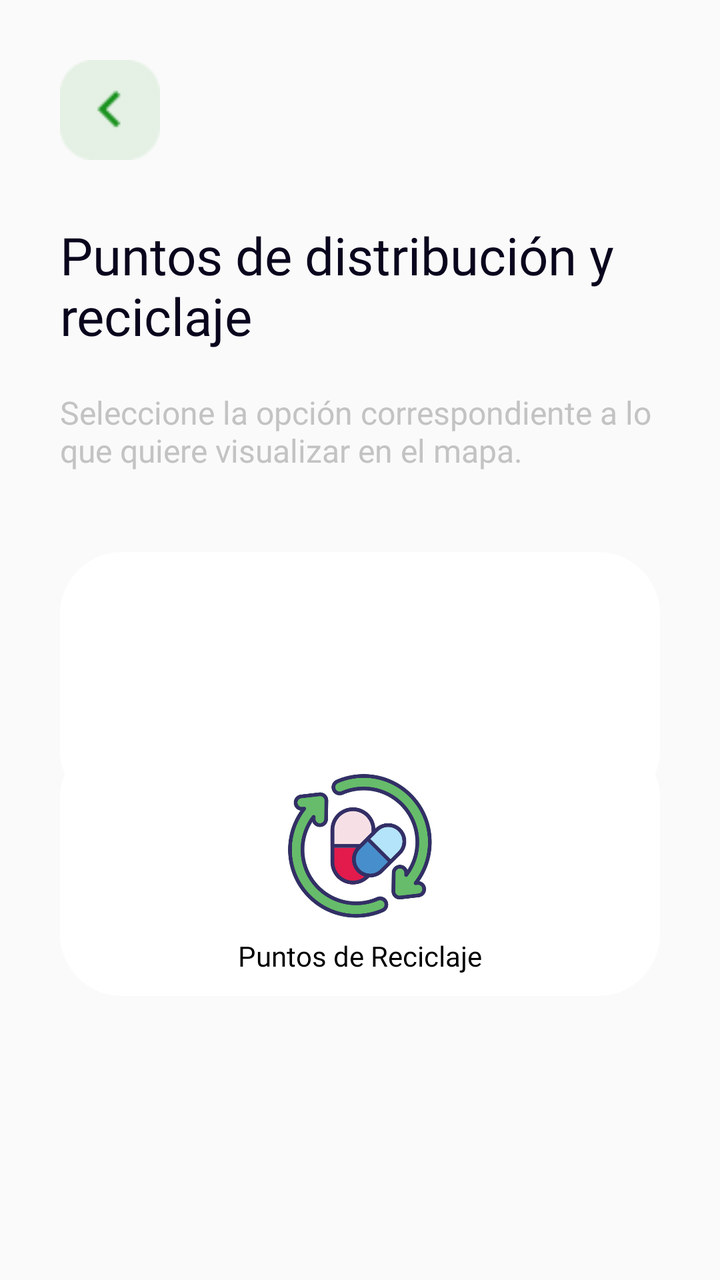
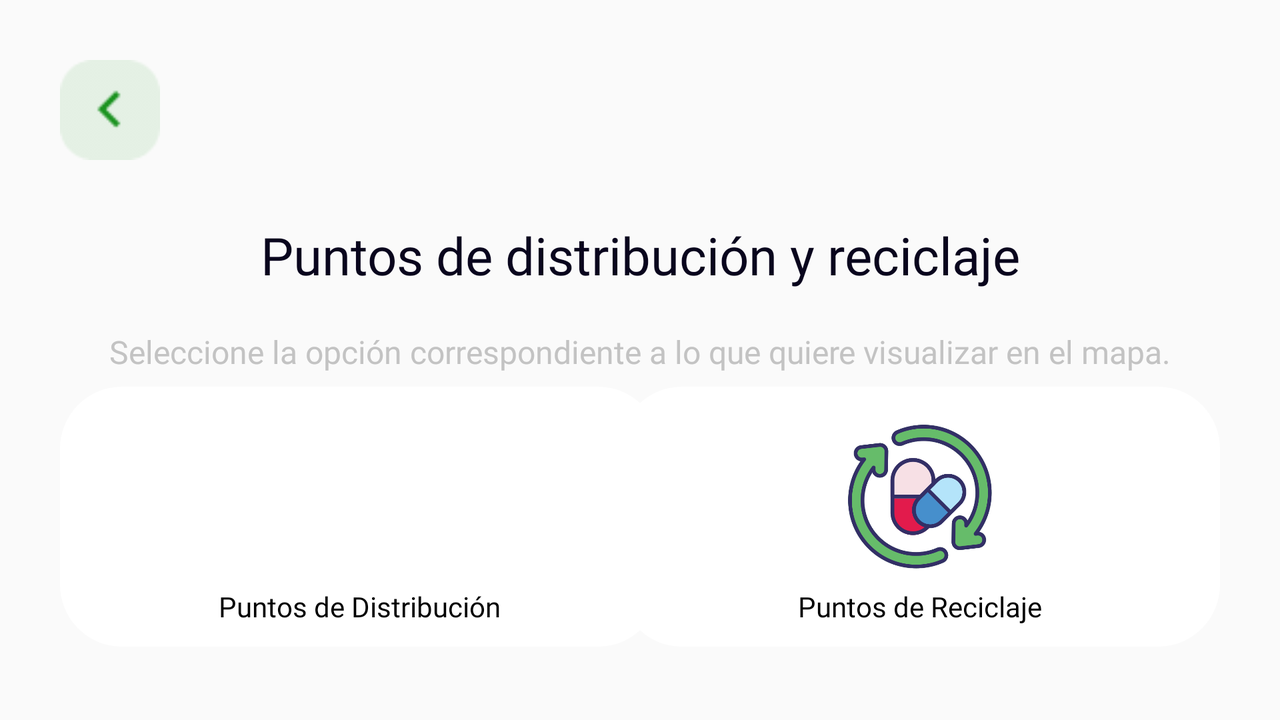

Compare how this app lays out the same screen by default and in its alternative resource folder. The renders come first, then the two layout files and the values they reference.
<!-- AndroidManifest.xml: application theme Theme.MedicaMeApp -->
<!-- res/layout/activity_distribucion_yreciclaje.xml -->
<?xml version="1.0" encoding="utf-8"?>
<androidx.constraintlayout.widget.ConstraintLayout xmlns:android="http://schemas.android.com/apk/res/android"
    xmlns:app="http://schemas.android.com/apk/res-auto"
    xmlns:tools="http://schemas.android.com/tools"
    android:layout_width="match_parent"
    android:layout_height="match_parent"
    android:padding="30dp"
    tools:context=".DistribucionYReciclaje">

    <Button
        android:id="@+id/backButtonDistribucionYReciclaje"
        android:layout_width="50sp"
        android:layout_height="50sp"
        android:background="@drawable/iconback"
        android:fontFamily="@font/roboto_bold"
        android:textColor="@color/buttonTextColor"
        android:textSize="20sp"
        app:layout_constraintStart_toStartOf="parent"
        app:layout_constraintTop_toTopOf="parent" >
    </Button>

    <TextView
        android:id="@+id/InstruccionInicialDistribucionYReciclaje"
        android:layout_width="wrap_content"
        android:layout_height="wrap_content"
        android:layout_marginTop="30dp"
        android:fontFamily="@font/roboto_bold"
        android:text="@string/InstruccionesInicialesDistribucionYReciclaje"
        android:textColor="@color/boldTextColor"
        android:textSize="26sp"
        app:layout_constraintEnd_toEndOf="parent"
        app:layout_constraintStart_toStartOf="parent"
        app:layout_constraintTop_toBottomOf="@+id/backButtonDistribucionYReciclaje"></TextView>

    <TextView
        android:id="@+id/InstruccionesSecundariasDistribucionYReciclaje"
        android:layout_width="wrap_content"
        android:layout_height="wrap_content"
        android:layout_marginTop="20dp"
        android:fontFamily="@font/roboto_medium"
        android:text="@string/InstruccionesSecundariasDistribucionYReciclaje"
        android:textColor="@color/regularTextColor"
        android:textSize="16sp"
        app:layout_constraintEnd_toEndOf="parent"
        app:layout_constraintStart_toStartOf="parent"
        app:layout_constraintTop_toBottomOf="@+id/InstruccionInicialDistribucionYReciclaje">
    </TextView>

    <FrameLayout
        android:id="@+id/framePuntosDeDistribucion"
        android:layout_width="match_parent"
        android:layout_height="130dp"
        android:layout_marginTop="40dp"
        android:background="@drawable/rounded_frame_layout"
        app:layout_constraintEnd_toEndOf="parent"
        app:layout_constraintStart_toStartOf="parent"
        app:layout_constraintTop_toBottomOf="@+id/InstruccionesSecundariasDistribucionYReciclaje">

        <ImageButton
            android:id="@+id/puntosDeDistribucionDistribucionYReciclaje"
            android:layout_width="80dp"
            android:layout_height="80dp"
            android:layout_gravity="center"
            android:layout_marginBottom="10dp"
            android:background="@color/white"
            android:contentDescription="Ver donde estan los puntos de distribucion"
            android:scaleType="fitCenter"
            app:srcCompat="@drawable/pharmacy" >
        </ImageButton>

        <TextView
            android:id="@+id/textoPuntosDeDistribucionDistribucionYReciclaje"
            android:layout_width="wrap_content"
            android:layout_height="wrap_content"
            android:layout_gravity="center"
            android:layout_marginTop="45dp"
            android:fontFamily="@font/roboto_medium"
            android:text="@string/PuntosDeDistribucionDistribucionYReciclaje"
            android:textColor="@color/black">
        </TextView>
    </FrameLayout>

    <FrameLayout
        android:layout_width="match_parent"
        android:layout_height="130dp"
        android:layout_marginBottom="150dp"
        android:background="@drawable/rounded_frame_layout"
        app:layout_constraintBottom_toBottomOf="parent"
        app:layout_constraintEnd_toEndOf="parent"
        app:layout_constraintStart_toStartOf="parent"
        app:layout_constraintTop_toBottomOf="@+id/framePuntosDeDistribucion">


        <ImageButton
            android:id="@+id/puntosDeReciclajeDistribucionYReciclaje"
            android:layout_width="80dp"
            android:layout_height="80dp"
            android:layout_gravity="center"
            android:layout_marginBottom="10dp"
            android:background="@color/white"
            android:contentDescription="Ver donde se encuentran los puntos de reciclaje"
            android:scaleType="fitCenter"
            app:srcCompat="@drawable/recyclepills" >
        </ImageButton>

        <TextView
            android:id="@+id/textoPuntosDeReciclajeDistribucionYReciclaje"
            android:layout_width="wrap_content"
            android:layout_height="wrap_content"
            android:layout_gravity="center"
            android:layout_marginTop="45dp"
            android:fontFamily="@font/roboto_medium"
            android:text="@string/PuntosDeReciclajeDistribucionYReciclaje"
            android:textColor="@color/black" >
        </TextView>
    </FrameLayout>


</androidx.constraintlayout.widget.ConstraintLayout>
<!-- resources referenced by this layout -->
<resources>
  <color name="black">#FF000000</color>
  <color name="boldTextColor">#09051D</color>
  <color name="buttonTextColor">#1B911F</color>
  <color name="regularTextColor">#C3C3C3</color>
  <color name="white">#FFFFFFFF</color>
  <!-- drawable iconback: png bitmap (drawable, 871 bytes) -->
  <!-- drawable recyclepills: png bitmap (drawable, 48447 bytes) -->
  <!-- drawable rounded_frame_layout (drawable) -->
  <?xml version="1.0" encoding="UTF-8"?>
  <shape xmlns:android="http://schemas.android.com/apk/res/android">
      <solid android:color="#FFFFFF"/>
  
      <stroke android:width="2dp"
          android:color="#FFFFFF"/>
  
      <padding android:left="2dp"
          android:top="2dp"
          android:right="2dp"
          android:bottom="2dp"/>
  
      <corners android:radius="30dp" />
  </shape>
  <string name="InstruccionesInicialesDistribucionYReciclaje">Puntos de distribución y reciclaje</string>
  <string name="InstruccionesSecundariasDistribucionYReciclaje">Seleccione la opción correspondiente a lo que quiere visualizar en el mapa.</string>
  <string name="PuntosDeDistribucionDistribucionYReciclaje">Puntos de Distribución</string>
  <string name="PuntosDeReciclajeDistribucionYReciclaje">Puntos de Reciclaje</string>
  <style name="Theme.MedicaMeApp" parent="Theme.AppCompat.Light.NoActionBar">
          
          <item name="colorPrimary">@color/purple_500</item>
          <item name="colorPrimaryVariant">@color/purple_700</item>
          <item name="colorOnPrimary">@color/white</item>
          
          <item name="colorSecondary">@color/teal_200</item>
          <item name="colorSecondaryVariant">@color/teal_700</item>
          <item name="colorOnSecondary">@color/black</item>
          
          <item name="android:statusBarColor">?attr/colorPrimaryVariant</item>
          
      </style>
  <color name="purple_500">#FF6200EE</color>
  <color name="purple_700">#FF3700B3</color>
  <color name="teal_200">#FF03DAC5</color>
  <color name="teal_700">#FF018786</color>
</resources>
<!-- res/layout-land/activity_distribucion_yreciclaje.xml (the repository's variant of the layout above) -->
<!-- drawn on the phone turned sideways -->
<?xml version="1.0" encoding="utf-8"?>
<androidx.constraintlayout.widget.ConstraintLayout xmlns:android="http://schemas.android.com/apk/res/android"
    xmlns:app="http://schemas.android.com/apk/res-auto"
    xmlns:tools="http://schemas.android.com/tools"
    android:layout_width="match_parent"
    android:layout_height="match_parent"
    android:padding="30dp"
    tools:context=".DistribucionYReciclaje">

    <Button
        android:id="@+id/backButtonDistribucionYReciclaje"
        android:layout_width="50sp"
        android:layout_height="50sp"
        android:background="@drawable/iconback"
        android:fontFamily="@font/roboto_bold"
        android:textColor="@color/buttonTextColor"
        android:textSize="20sp"
        app:layout_constraintStart_toStartOf="parent"
        app:layout_constraintTop_toTopOf="parent"></Button>

    <TextView
        android:id="@+id/InstruccionInicialDistribucionYReciclaje"
        android:layout_width="wrap_content"
        android:layout_height="wrap_content"
        android:layout_marginTop="30dp"
        android:fontFamily="@font/roboto_bold"
        android:text="@string/InstruccionesInicialesDistribucionYReciclaje"
        android:textColor="@color/boldTextColor"
        android:textSize="26sp"
        app:layout_constraintEnd_toEndOf="parent"
        app:layout_constraintStart_toStartOf="parent"
        app:layout_constraintTop_toBottomOf="@+id/backButtonDistribucionYReciclaje"></TextView>

    <TextView
        android:id="@+id/InstruccionesSecundariasDistribucionYReciclaje"
        android:layout_width="wrap_content"
        android:layout_height="wrap_content"
        android:layout_marginTop="20dp"
        android:fontFamily="@font/roboto_medium"
        android:text="@string/InstruccionesSecundariasDistribucionYReciclaje"
        android:textColor="@color/regularTextColor"
        android:textSize="16sp"
        app:layout_constraintEnd_toEndOf="parent"
        app:layout_constraintStart_toStartOf="parent"
        app:layout_constraintTop_toBottomOf="@+id/InstruccionInicialDistribucionYReciclaje"></TextView>

    <FrameLayout
        android:id="@+id/framePuntosDeDistribucion"
        android:layout_width="300dp"
        android:layout_height="130dp"
        android:background="@drawable/rounded_frame_layout"
        app:layout_constraintBottom_toBottomOf="parent"
        app:layout_constraintStart_toStartOf="parent"
        app:layout_constraintTop_toBottomOf="@+id/InstruccionesSecundariasDistribucionYReciclaje">

        <ImageButton
            android:id="@+id/puntosDeDistribucionDistribucionYReciclaje"
            android:layout_width="80dp"
            android:layout_height="80dp"
            android:layout_gravity="center"
            android:layout_marginBottom="10dp"
            android:background="@color/white"
            android:contentDescription="Ver donde estan los puntos de distribucion"
            android:scaleType="fitCenter"
            app:srcCompat="@drawable/pharmacy"></ImageButton>

        <TextView
            android:id="@+id/textoPuntosDeDistribucionDistribucionYReciclaje"
            android:layout_width="wrap_content"
            android:layout_height="wrap_content"
            android:layout_gravity="center"
            android:layout_marginTop="45dp"
            android:fontFamily="@font/roboto_medium"
            android:text="@string/PuntosDeDistribucionDistribucionYReciclaje"
            android:textColor="@color/black"></TextView>
    </FrameLayout>

    <FrameLayout
        android:layout_width="300dp"
        android:layout_height="130dp"
        android:background="@drawable/rounded_frame_layout"
        app:layout_constraintBottom_toBottomOf="parent"
        app:layout_constraintEnd_toEndOf="parent"
        app:layout_constraintTop_toBottomOf="@+id/InstruccionesSecundariasDistribucionYReciclaje">


        <ImageButton
            android:id="@+id/puntosDeReciclajeDistribucionYReciclaje"
            android:layout_width="80dp"
            android:layout_height="80dp"
            android:layout_gravity="center"
            android:layout_marginBottom="10dp"
            android:background="@color/white"
            android:contentDescription="Ver donde se encuentran los puntos de reciclaje"
            android:scaleType="fitCenter"
            app:srcCompat="@drawable/recyclepills"></ImageButton>

        <TextView
            android:id="@+id/textoPuntosDeReciclajeDistribucionYReciclaje"
            android:layout_width="wrap_content"
            android:layout_height="wrap_content"
            android:layout_gravity="center"
            android:layout_marginTop="45dp"
            android:fontFamily="@font/roboto_medium"
            android:text="@string/PuntosDeReciclajeDistribucionYReciclaje"
            android:textColor="@color/black"></TextView>
    </FrameLayout>


</androidx.constraintlayout.widget.ConstraintLayout>
